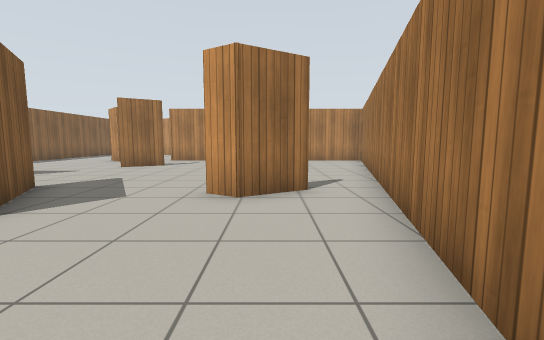
View 1 (above)

13 first-person views from a walk through a robot-simulator world made for Gazebo. The camera is 0.94 m above the floor, tilts 6° down and sees 90° across. The floor is counted in squares, 1 m on a side. Each view is taken from the middle of a square. On the plan, view 1 faces up. The plan holds only what a view shows up to about 11 squares ahead; the rest is blank. Gazebo's built-in surfaces are drawn with simple patterns.

View 2
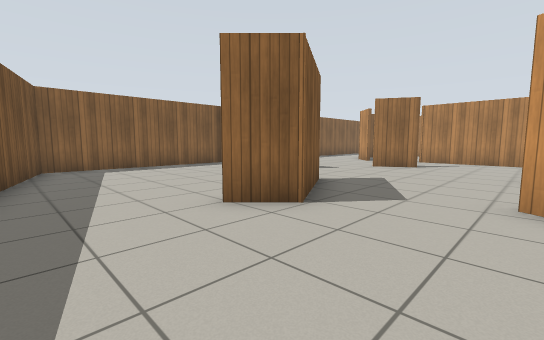

View 3
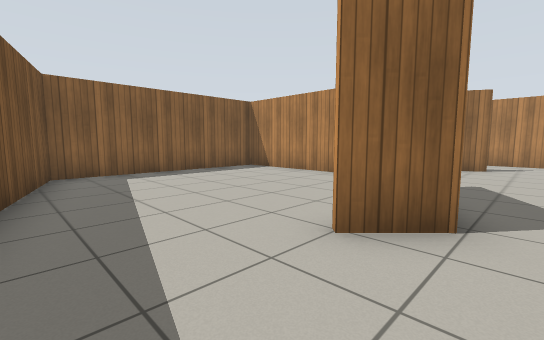

View 4
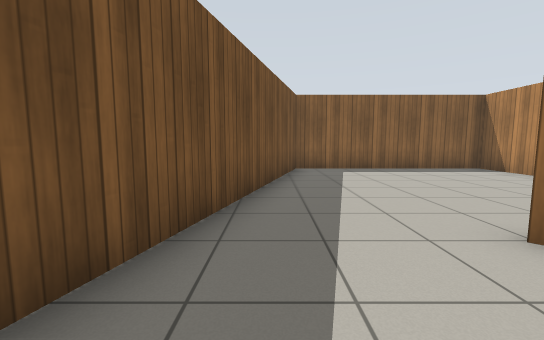

View 5
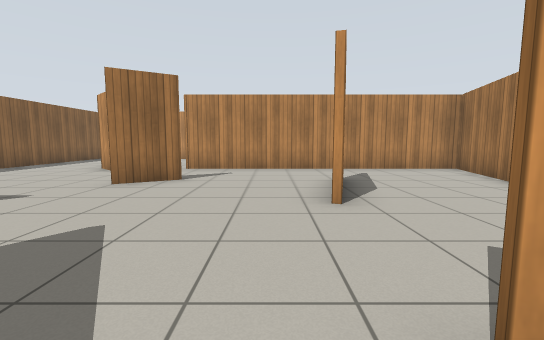

View 6
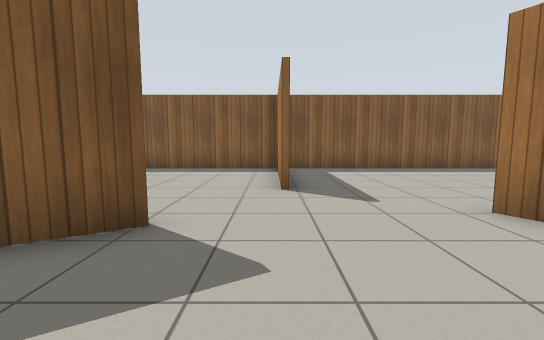

View 7
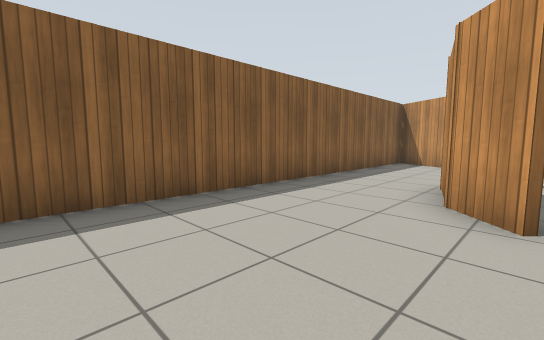

View 8
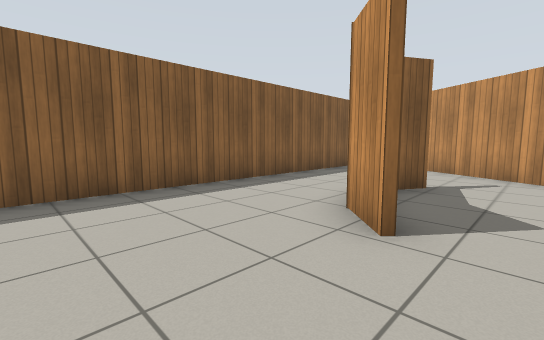

View 9
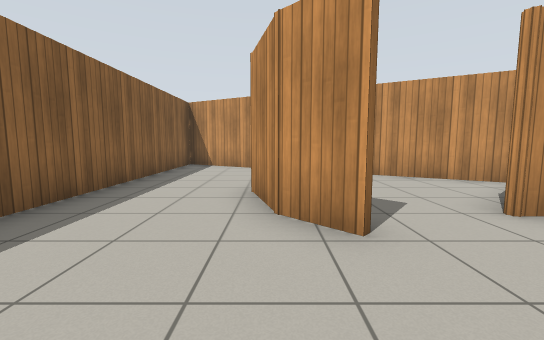

View 10
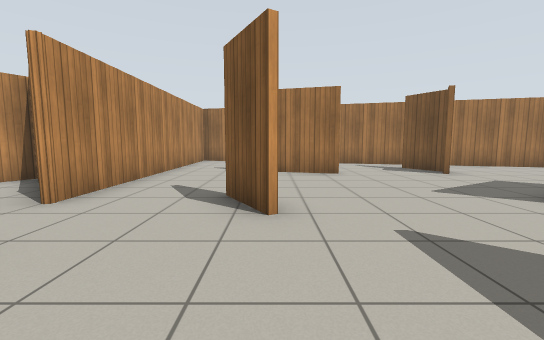

View 11
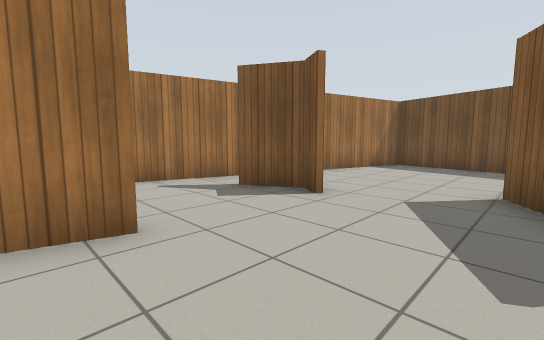

View 12
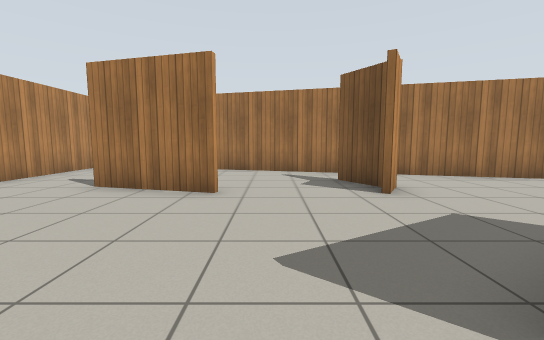

View 13
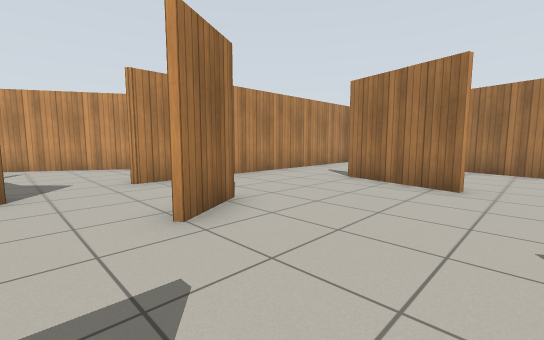

### Floor plan
Ten units are one square. View 1 is at (0, 0); x grows to the right and y downward. Boxes are objects, and circles mark ways between rooms. Rooms are numbered by the first view taken in them; rooms with no view inside come last. Other rooms are left out.
<svg viewBox="-119 -217 168 245">
<path fill="none" stroke="#000" d="M-41 -41 -36 -33 -45 -23M-84 -72 -114 -72 -114 -8 2 23 19 -42M7 -53 -6 -45 -12 -49M-42 -107 -56 -99M-70 -125 -79 -135 -84 -151M-4 -99 -10 -80M-11 -80 -4 -108M-74 -72 -84 -72M-50 -56 -41 -41M-11 -50 -6 -47 7 -54M19 -42 44 -133 -50 -133M-80 -192 -114 -212 -114 -76M-76 -161 -80 -154M-32 -150 -22 -159 -80 -192M-56 -100 -42 -108"/>
<circle cx="-25" cy="-50" r="3" fill="#2a7"/>
<circle cx="-70" cy="-60" r="3" fill="#2a7"/>
<circle cx="10" cy="-50" r="3" fill="#2a7"/>
<circle cx="-60" cy="-120" r="3" fill="#2a7"/>
<circle cx="-80" cy="-175" r="3" fill="#2a7"/>
<text x="-50" y="-20">1</text>
<text x="-40" y="-110">2</text>
<text x="-60" y="-150">3</text>
</svg>
Room 1 opens to room 2. Room 2 opens to room 3.

Where each view was taken, in squares from view 1:
view 1: 0 up, 0 right, facing up
view 2: 0 up, 1 left, facing up-left
view 3: 0 up, 3 left, facing up-left
view 4: 0 up, 2 left, facing left
view 5: 4 up, 2 left, facing up
view 6: 7 up, 2 left, facing left
view 7: 9 up, 7 left, facing up-left
view 8: 10 up, 6 left, facing up-left
view 9: 10 up, 8 left, facing up
view 10: 10 up, 9 left, facing right
view 11: 9 up, 4 left, facing down-right
view 12: 7 up, 6 left, facing right
view 13: 7 up, 7 left, facing up-right
